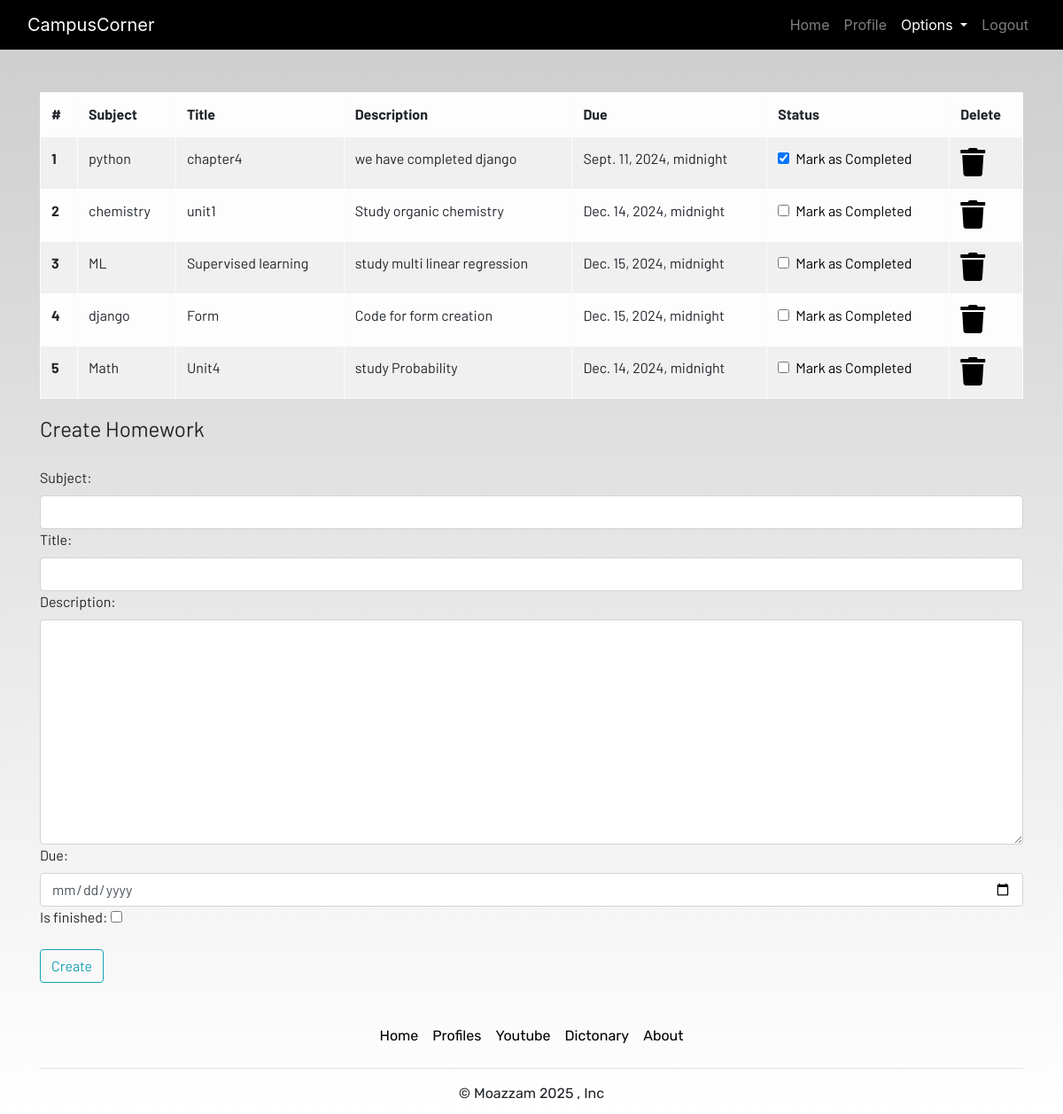
Screenshot of /homework/ (signed in) with the database file from the repository.
### dashboard/models.py (models this page shows)
class Homework(models.Model):
    user = models.ForeignKey(User, on_delete=models.CASCADE)
    subject = models.CharField(max_length=50)
    title = models.CharField(max_length=100)
    description = models.TextField()
    due = models.DateTimeField()
    is_finished = models.BooleanField(default=False)

### dashboard/views.py (the view)
# urls.py: path('homework/',views.homework, name="homework"),
@login_required
def homework(request):
    if request.method == "POST":
        forms= HomeworkForm(request.POST)
        if forms.is_valid():
            try:
                finished = request.POST['is_finished']
                if finished=='on':
                    finished=True
                else:
                    finished = False
            except:
                finished = False
            homeworks=Homework(
                user = request.user,
                subject=request.POST['subject'],
                title=request.POST['title'],
                description=request.POST['description'],
                due=request.POST['due'],
                is_finished = finished
            )
            homeworks.save()
            messages.success(request,f"Homework added from {request.user.username} successfully")
    else:
        forms = HomeworkForm()
    homeworks = Homework.objects.filter(user=request.user)
    if len(homeworks)==0:
        homeworks_com=True
    else:
        homeworks_com = False
    context = {'homeworks':homeworks,'homeworks_com':homeworks_com,'forms':forms}
    return render(request,'dashboard/homework.html',context)

### dashboard/forms.py
class HomeworkForm(forms.ModelForm):
    class Meta:
        model = Homework
        fields = ['subject','title','description','due','is_finished']
        widgets = {
            'subject': forms.TextInput(attrs={'class': 'form-control'}),
            'title': forms.TextInput(attrs={'class': 'form-control'}),
            'description': forms.Textarea(attrs={'class': 'form-control'}),
            'due': DateInput(attrs={'class': 'form-control' }),
        }

### dashboard/templates/dashboard/homework.html (shortened to what this page needs)
{% extends 'dashboard/base.html' %} {% load static %} {% block content %}
<div class="container">
  {% if not homeworks_com %}
  <table class="table table-striped table-bordered table-hover table-light">
    <thead>
      <tr>
        <th scope="col">#</th>
        <th scope="col">Subject</th>
        <th scope="col">Title</th>
        <th scope="col">Description</th>
        <th scope="col">Due</th>
        <th scope="col">Status</th>
        <th scope="col">Delete</th>
      </tr>
    </thead>
    <tbody>
      {% for homework in homeworks %}
      <tr>
        <th scope="row">{{forloop.counter}}</th>
        <td>{{homework.subject}}</td>
        <td>{{homework.title}}</td>
        <td>{{homework.description}}</td>
        <td>{{homework.due}}</td>
        <td>
          <a href="{% url 'homework_update' homework.id %}">
            <div class="form-check">
              {% if homework.is_finished %}
              <input
                class="form-check-input"
                type="checkbox"
                value=""
                checked
              />
              {% else %}
              <input class="form-check-input" type="checkbox" value="" />
              {% endif %}
              <label class="form-check-label" for="flexCheckDefault">
                Mark as Completed
              </label>
            </div>
          </a>
        </td>
        <td>
          <a href="{% url "homework_delete" homework.id %}"><i class="fa fa-trash fa-2x"></i></a>
        </td>
      </tr>
      {% endfor %}
    </tbody>
  </table>
  {% else %}
  <h4>All homeworks are completed!! Create to have more!!</h4>
  {% endif %}
</div>
<div class="container">
  <form method="POST">
    <fieldset class="form-group">
      <legend class="border-bottom mb-4">Create Homework</legend>
      {{forms}}
    </fieldset>
    <div class="form-group">
      <button href="" class="btn btn-outline-info" type="submit">Create</button>
    </div>
  </form>
</div>
{% endblock content %}

### static/css/main.css (style rules this page uses)
html { scroll-behavior: smooth; height: 100%; width: 100%; }
a { text-decoration: none !important; color: black; }
html, body { max-width: 100%; overflow-x: hidden; height: 100%; width: 100%; }
body { background: linear-gradient(rgba(0, 0, 0, 0.2), rgba(255, 255, 255, 0.5)); overflow-x: hidden; background-repeat: no-repeat; }
.fa { color: black; }

### rows the page displays
Homework: subject "python", title "chapter4", description "we have completed django", due "Sept. 11, 2024, midnight"
Homework: subject "chemistry", title "unit1", description "Study organic chemistry", due "Dec. 14, 2024, midnight"
Homework: subject "ML", title "Supervised learning", description "study multi linear regression", due "Dec. 15, 2024, midnight"
Homework: subject "django", title "Form", description "Code for form creation", due "Dec. 15, 2024, midnight"
Homework: subject "Math", title "Unit4", description "study Probability", due "Dec. 14, 2024, midnight"
